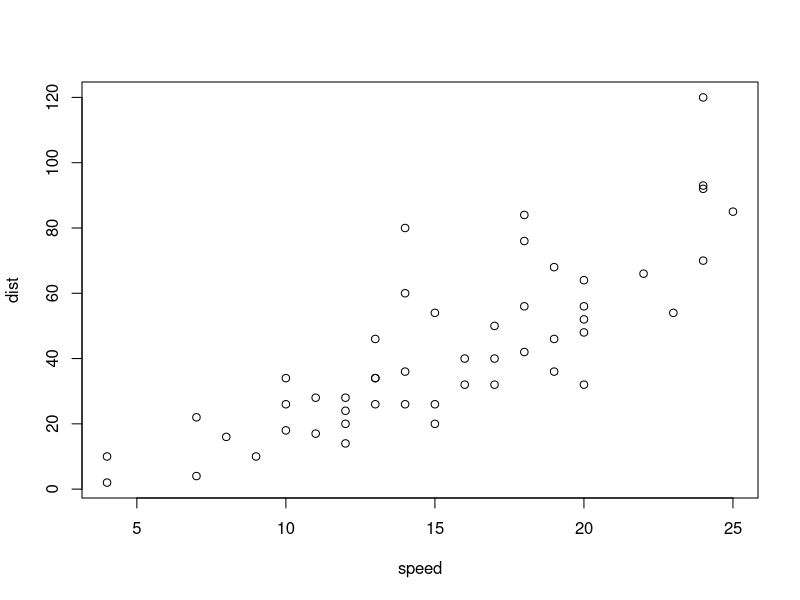
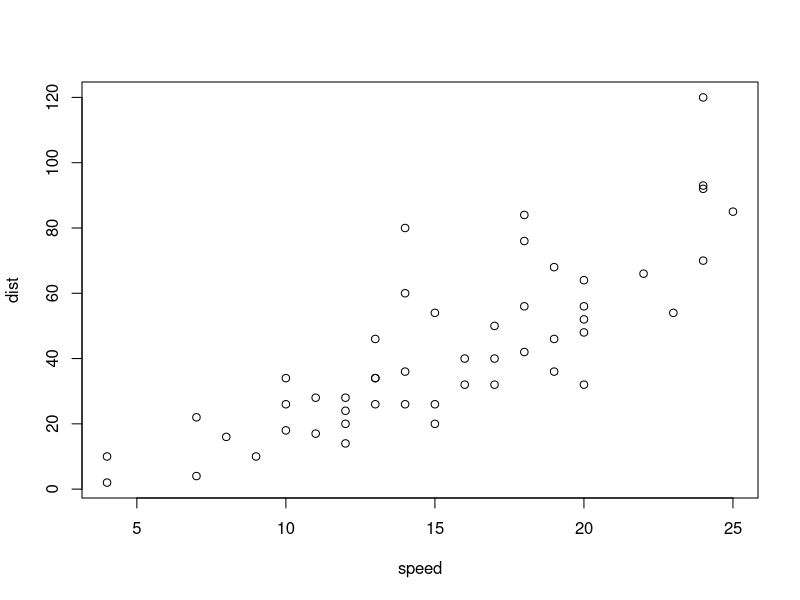
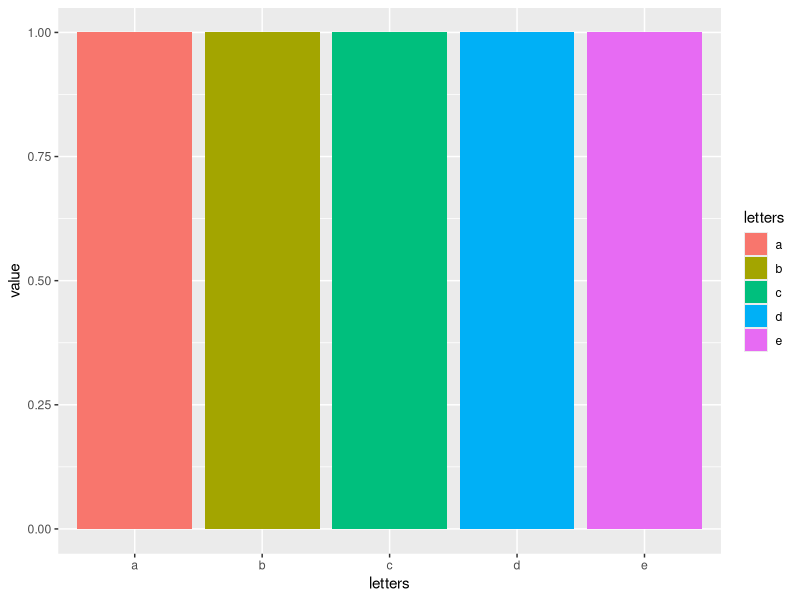
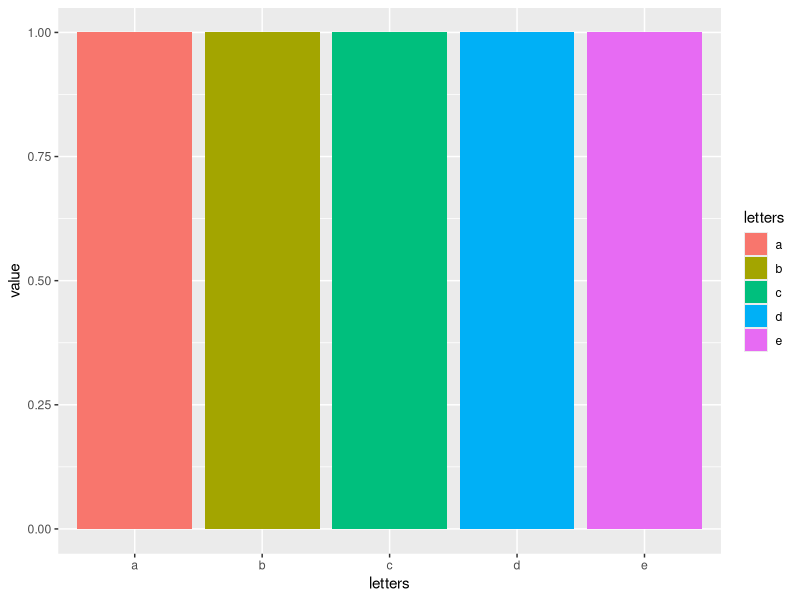
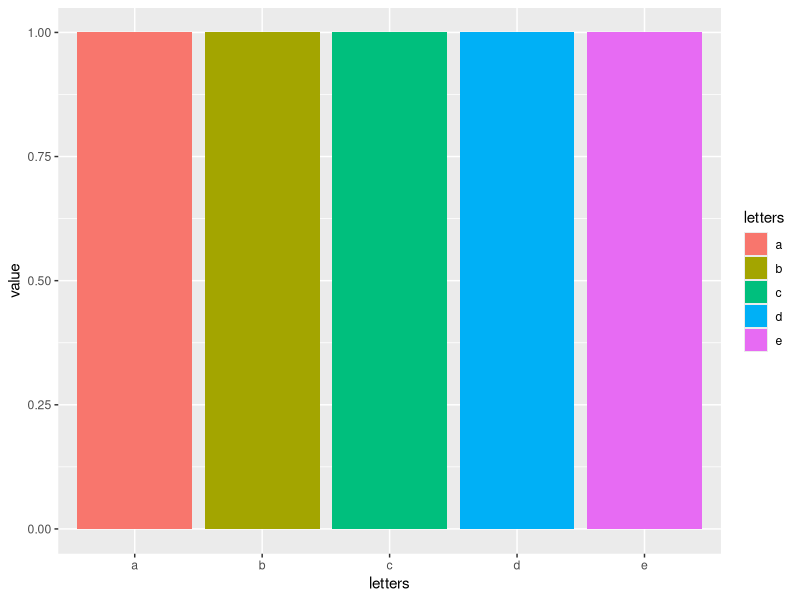
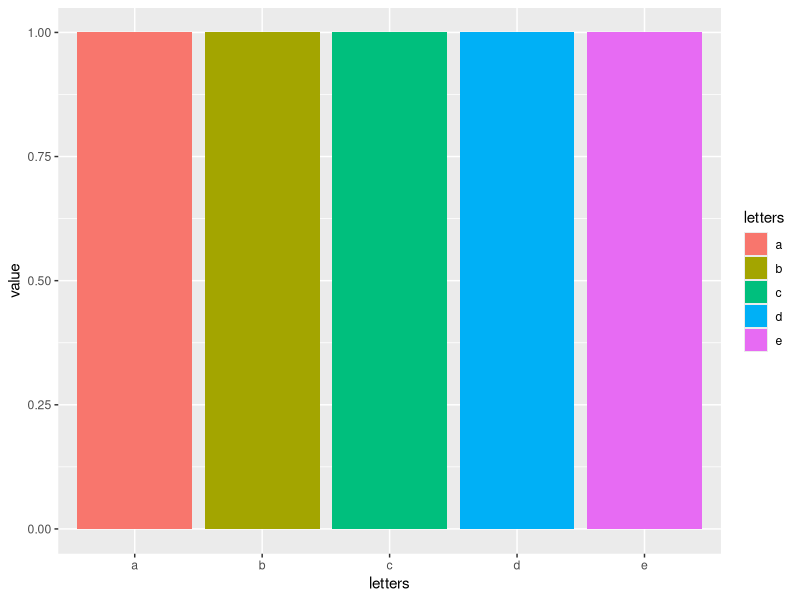

Generate these figures, in order, with R:
## ---- chunk 1
library(knitr)
hook_chunk = knit_hooks$get('chunk')
knit_hooks$set(chunk = function(x, options) {
  if (!is.null(options$echo_opts)) {
    return(paste0("```` ```{r ", options$params.src, "} ````", x, "```` ``` ````"))
  } else {
    return(hook_chunk(x, options)) # pass to default hook
  }
  })

opts_knit$set(eval.after = 'fig.cap')
## ---- chunk 2
library(tidyverse)
## ---- chunk 3
head(cars)
## ---- chunk 4
head(cars)
## ---- chunk 5
plot(cars)
## ---- chunk 6
plot(cars)
## ---- chunk 7
library(ggplot2)
df <- data.frame(letters = letters[1:5], value = 1)

ggplot(df, aes(letters, value, fill = letters)) +
 geom_bar(stat = "identity")

## ---- chunk 8
library(ggplot2)
df <- data.frame(letters = letters[1:5], value = 1)

ggplot(df, aes(letters, value, fill = letters)) +
 geom_bar(stat = "identity")

## ---- chunk 9
library(ggplot2)
df <- data.frame(letters = letters[1:5], value = 1)

ggplot(df, aes(letters, value, fill = letters)) +
 geom_bar(stat = "identity")

## ---- chunk 10
df <- data.frame(letters = letters[1:5], value = 1)

ggplot(df, aes(letters, value, fill = letters)) +
 geom_bar(stat = "identity")
## ---- chunk 11
x=c(1:10)
x
## ---- chunk 12
library(MASS)
## ---- chunk 13
library(dplyr)
library(MASS)
## ---- chunk 14
cat("I'm raw **Markdown** content.\n",
    
                         "My poetry of Puerto Rico\n")
